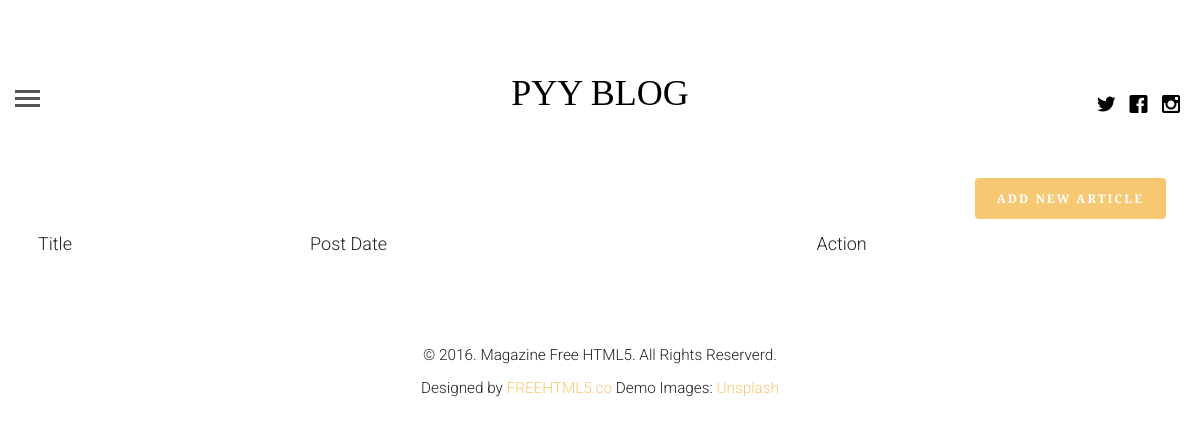
Page /author_profile (signed in) on the earlier database version.
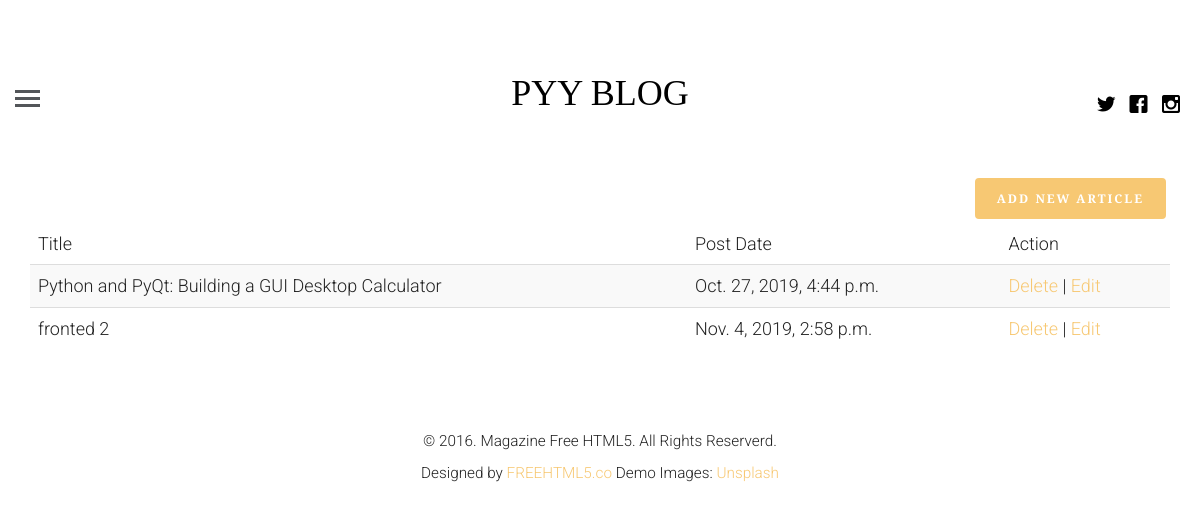
Same page on the later database version.
### blogmain/models.py (models this page shows, shortened)
class Article(models.Model):
    title = models.CharField(max_length=300)
    article_author = models.ForeignKey(Author,on_delete=models.CASCADE)
    image = models.FileField(upload_to='media/')
    body = models.TextField()
    posted_on = models.DateTimeField(auto_now=False,auto_now_add=True)
    updated_on = models.DateTimeField(auto_now=True,auto_now_add=False)
    category = models.ForeignKey(Category,on_delete=models.CASCADE)

### blogmain/views.py (the view)
# urls.py: path('author_profile',author_profile,name="author_profile"),
def author_profile(request):
    if request.user.is_authenticated:
        user = get_object_or_404(Author, name=request.user.id)
        post = Article.objects.filter(article_author= user.id)
        return render(request,"author-profile.html",{"post":post,"user":user})
    else:
        return redirect('login')

### templates/author-profile.html (shortened to what this page needs)
{% extends 'base.html'%}
{% load static %}
{% block content %}
   <div class="container">
       <a href="{% url 'create' %}" class="btn btn-primary pull pull-right">Add New Article</a>
        <table class="table table-striped">
            <thead>
                <tr>
                    <td>Title</td>
                    <td>Post Date</td>
                    <td>Action</td>
                </tr>
            </thead>
            <tbody>
                {% for  p in post %}
                    <tr>
                        <td>{{ p.title }}</td>
                        <td>{{ p.posted_on }}</td>
                        <td><a href="{% url 'delete' id=p.id%}"> Delete</a> | <a href="{% url 'update' id=p.id%}">Edit</a></td>
                    </tr>
                {% endfor %}
            </tbody>
        </table>
   </div>
{% endblock %}

Differences in the rows shown:
added Article: title "Python and PyQt: Building a GUI Desktop Calculator", posted_on "Oct. 27, 2019, 4:44 p.m."
added Article: title "fronted 2", posted_on "Nov. 4, 2019, 2:58 p.m."
